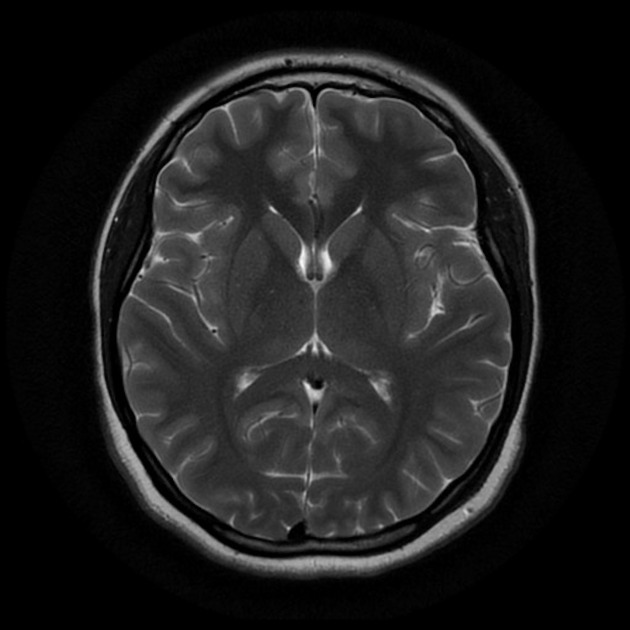
#> input picture no/1 no.jpeg, 630 x 630 px
$ python -i augment_dataset.py   (imports and definitions only)   (older library calls are emulated)
#> lines starting #> are read from the running program, lines starting #| are printed output that depends on the picture; after the words box and inside, x2 and y2 are one past the last pixel; in counts of white or black regions, pixels touching at a corner belong together
#> further down, picture is the input picture: shape (630, 630, 3); min 0, max 248, mean 29.7
import os

import imutils
import numpy as np
from imutils import paths

import config
import cv2

# get the labeled images from the initial dataset
noImages = list(paths.list_images(config.ORIG_INPUT_DATASET+"/no"))
yesImages = list(paths.list_images(config.ORIG_INPUT_DATASET+"/yes"))

# define the datasets that we'll be building
augDatasets = [
    ("no", noImages, config.AUG_NO),
    ("yes", yesImages, config.AUG_YES),
]


def fillHoles(binary):
    # flood fill the margins
    h, w = binary.shape[:2]
    for row in range(h):
        if binary[row, 0] == 255:
            cv2.floodFill(binary, None, (0, row), 0)
        if binary[row, w - 1] == 255:
            cv2.floodFill(binary, None, (w - 1, row), 0)

    for col in range(w):
        if binary[0, col] == 255:
            cv2.floodFill(binary, None, (col, 0), 0)
        if binary[h - 1, col] == 255:
            cv2.floodFill(binary, None, (col, h - 1), 0)

    # dilate the image
    kernel = cv2.getStructuringElement(cv2.MORPH_ELLIPSE, (7, 7))
    binary = cv2.morphologyEx(binary, cv2.MORPH_DILATE, kernel)

    return binary


# check whether the brain component area detected is large enough
def checkArea(image, component):
    imageArea = image.size
    componentArea = np.sum(component == 255)

    # if not, dilate in order to obtain the complete brain
    if componentArea < imageArea/4:
        kernel = cv2.getStructuringElement(cv2.MORPH_ELLIPSE, (7, 7))
        component = cv2.morphologyEx(component, cv2.MORPH_DILATE, kernel, iterations=100)

    return component


# finding the largest connected component and extract it (it will be the brain)
def extractBrain(image):

    grayscaleImage = cv2.cvtColor(image, cv2.COLOR_BGR2GRAY)
    # median filtering salt and pepper noises using a 3x3 kernel matrix
    medianFiltered = cv2.medianBlur(grayscaleImage, 3)

    image = cv2.cvtColor(medianFiltered, cv2.COLOR_GRAY2BGR)
    hsv = cv2.cvtColor(image, cv2.COLOR_BGR2HSV)  # convert it to hsv
#> hsv: shape (630, 630, 3); mean H, S, V 0, 0, 29.6

    #increase the value in order to obtain better results
    hsv[:, :, 2] = hsv[:, :, 2] * 1.05
#> hsv: shape (630, 630, 3); mean H, S, V 0, 0, 30.8
    image = cv2.cvtColor(hsv, cv2.COLOR_HSV2BGR)
    medianFiltered2 = cv2.cvtColor(image, cv2.COLOR_BGR2GRAY)

    # binary thresholding the image using Otsu's method
    ret, thresh = cv2.threshold(medianFiltered2, 0, 255, cv2.THRESH_OTSU)
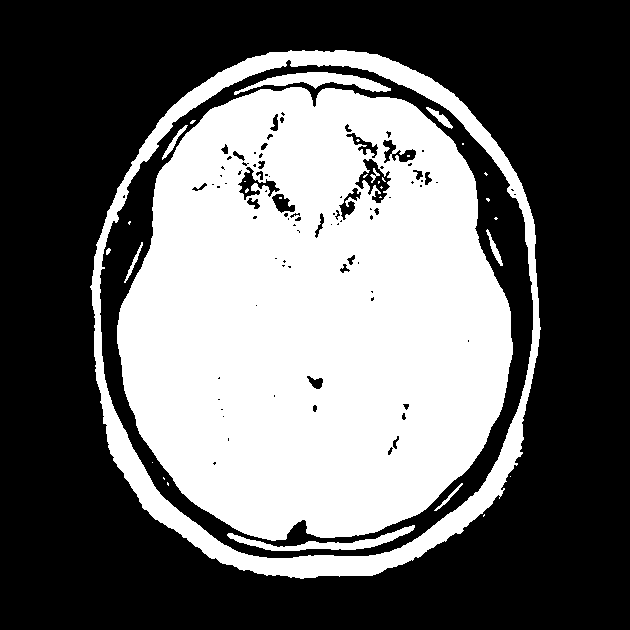
#> thresh: shape (630, 630); 41% white; 32 white regions (21 under 20 px), largest, box (x1, y1, x2, y2) and area: (117, 87, 513, 541) 137256, (90, 50, 541, 579) 21962, (234, 72, 391, 95) 1361
#> ret = 36

    # labelling the connected components
    # obtain the labels
    ret, markers = cv2.connectedComponents(thresh)
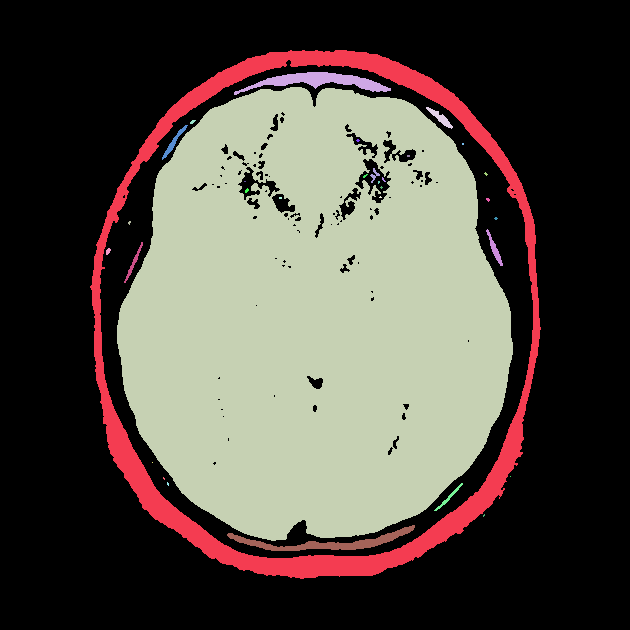
#> markers: shape (630, 630) int32; 33 distinct labels, from 0 to 32; one colour per label, 0 black
#> ret = 33

    # Get the area taken by each component. Ignore label 0 since this is the background.
    marker_area = [np.sum(markers == m) for m in range(np.max(markers)) if m != 0]
#> marker_area = 31 values, max 137256 at index 2, min 1 at index 25, mean 5210.4
    if marker_area:
        # Get label of largest component by area
        largest_component = np.argmax(marker_area) + 1  # Add 1 since we dropped zero above
#> largest_component = 3
    else:
        largest_component = 1

    # Get pixels which correspond to the brain
    brain_mask = markers == largest_component
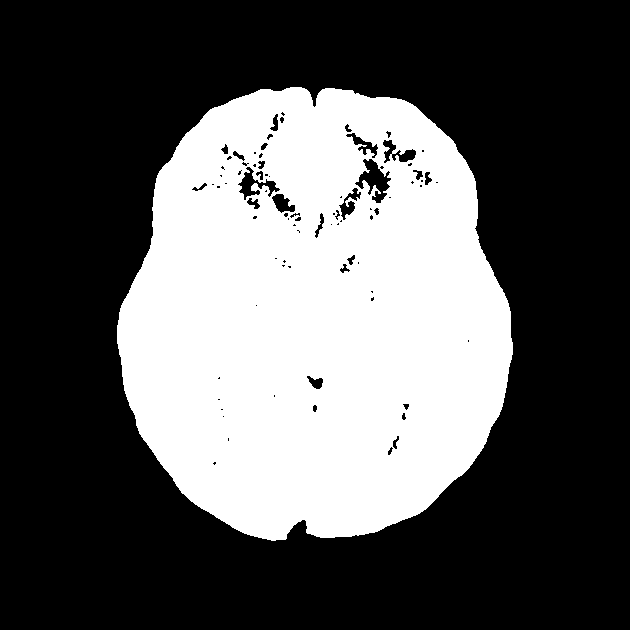
#> brain_mask: shape (630, 630) bool; 34.6% white; 1 white region, box (x1, y1, x2, y2) and area: (117, 87, 513, 541) 137256
    brain_mask = np.uint8(brain_mask)

    # closing operation multiple times to get rid of holes
    kernel = np.ones((8, 8), np.uint8)
    closing = cv2.morphologyEx(brain_mask, cv2.MORPH_CLOSE, kernel)
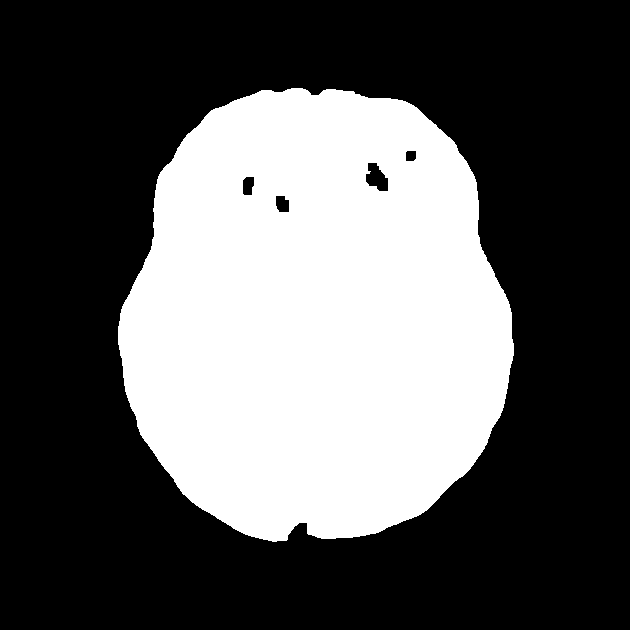
#> closing: shape (630, 630); values 0 (black) and 1 (white), 35.3% white; 1 white region, box (x1, y1, x2, y2) and area: (118, 88, 514, 542) 140025

    # obtain foreground without noises or holes
    brain_mask = fillHoles(closing)
#> in fillHoles, `binary = cv2.morphologyEx(binary, cv2.MORPH_DILATE, kernel)`:
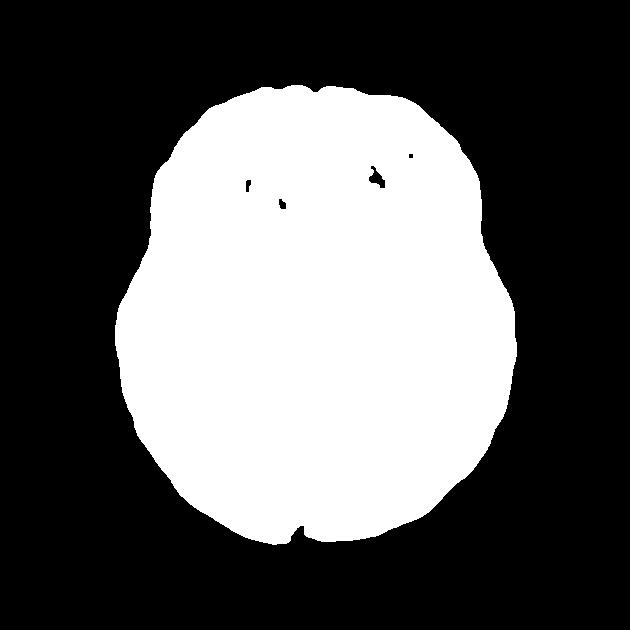
#> binary: shape (630, 630); values 0 (black) and 1 (white), 36.5% white; 1 white region

    # get all contour points
    contours, hierarchy = cv2.findContours(brain_mask, cv2.RETR_TREE, cv2.CHAIN_APPROX_NONE)
#> contours = 5 contours; box (x1, y1, x2, y2) and area: (115, 85, 517, 545) 144440, (368, 165, 386, 189) 202, (278, 198, 287, 210) 66, (245, 179, 252, 193) 60, (408, 153, 414, 159) 23
    cnt = contours[0]
#> cnt = contour of 1275 points, box (x1, y1, x2, y2) (115, 85, 517, 545), area 144440
    # segment the brain in the mask
    brain_mask = cv2.drawContours(brain_mask, [cnt], 0, (255, 255, 255), thickness=cv2.FILLED)
#> brain_mask: shape (630, 630); 36.6% white; 1 white region, box (x1, y1, x2, y2) and area: (115, 85, 517, 545) 145078

    # check if the brain mask dimension is large enough
    brain_mask = checkArea(thresh, brain_mask)
#> in checkArea, `componentArea = np.sum(component == 255)`: componentArea = 145078

    image = cv2.cvtColor(medianFiltered, cv2.COLOR_GRAY2BGR)
    brain_out = image.copy()
    # In a copy of the original image, clear those pixels that don't correspond to the brain
    brain_out[brain_mask == False] = (0, 0, 0)
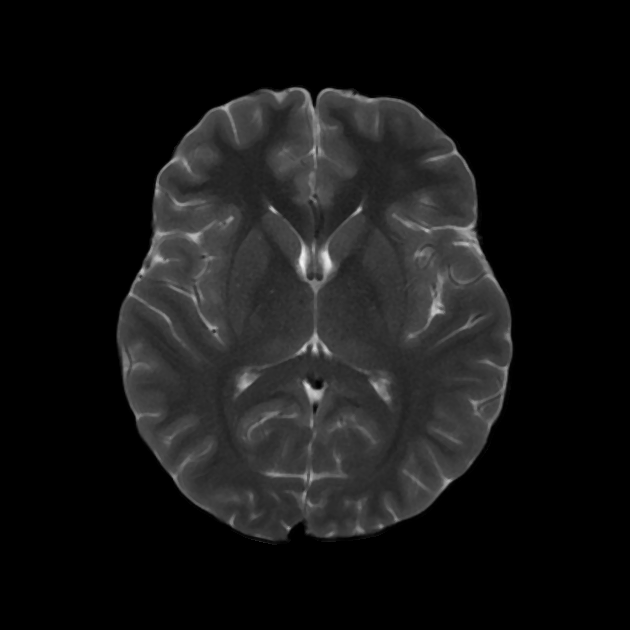
#> brain_out: shape (630, 630, 3); min 0, max 242, mean 21.8

#> (the run stopped early here; a loop or call above may not have finished)
